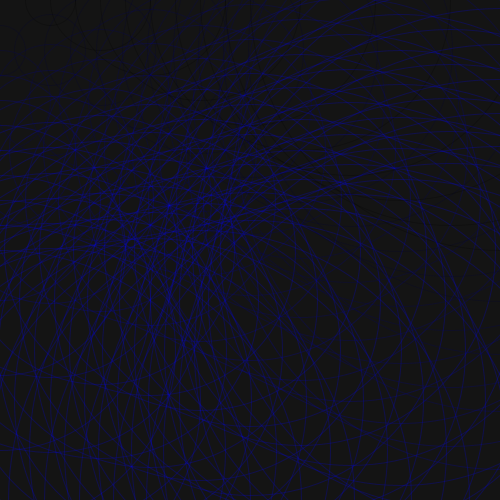
Frame 1 (no input)
Frame 60 (the mouse pressed at the canvas centre just before this capture): identical to frame 1, image omitted
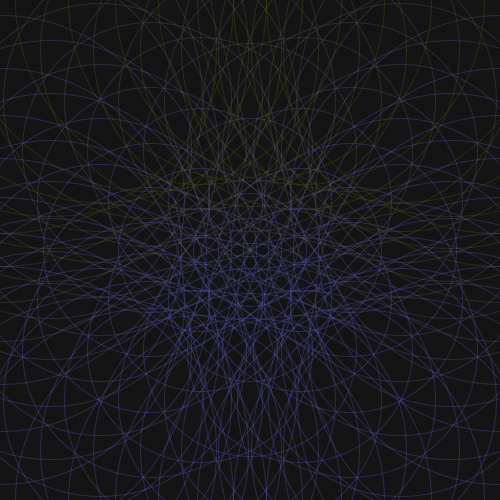
Frame 120 (the mouse held since frame 60 and released just before this capture)

The Processing sketch that drew these frames (run headless with seeded random() and noise(); from frame 60 on, the mouse is pressed at the canvas centre):

// Processing sketch: processing_115089
// ── processing_115089.pde

//Guilherme Vargas Garcia


float x;
float y;
float easing = 0.01;

void setup() {
  size(500, 500); 
  noFill();
}

void draw() { 
  background(20);
  
  float distanceX = mouseX - x;
  if(abs(distanceX) > 1) {
    x += distanceX * easing;
  }
  
  float distanceY = mouseY - y;
  if(abs(distanceY) > 1) {
    y += distanceY * easing;
  }
  
  for (int a = 0; a <= width; a += 50){
    for (int b = 0; b <= height; b += 50){
      float distance = dist(a,b,mouseX,mouseY);


      stroke(y,x,b,60);
      ellipse(a,b,distance+x,distance+y);

    }
  }  
}
